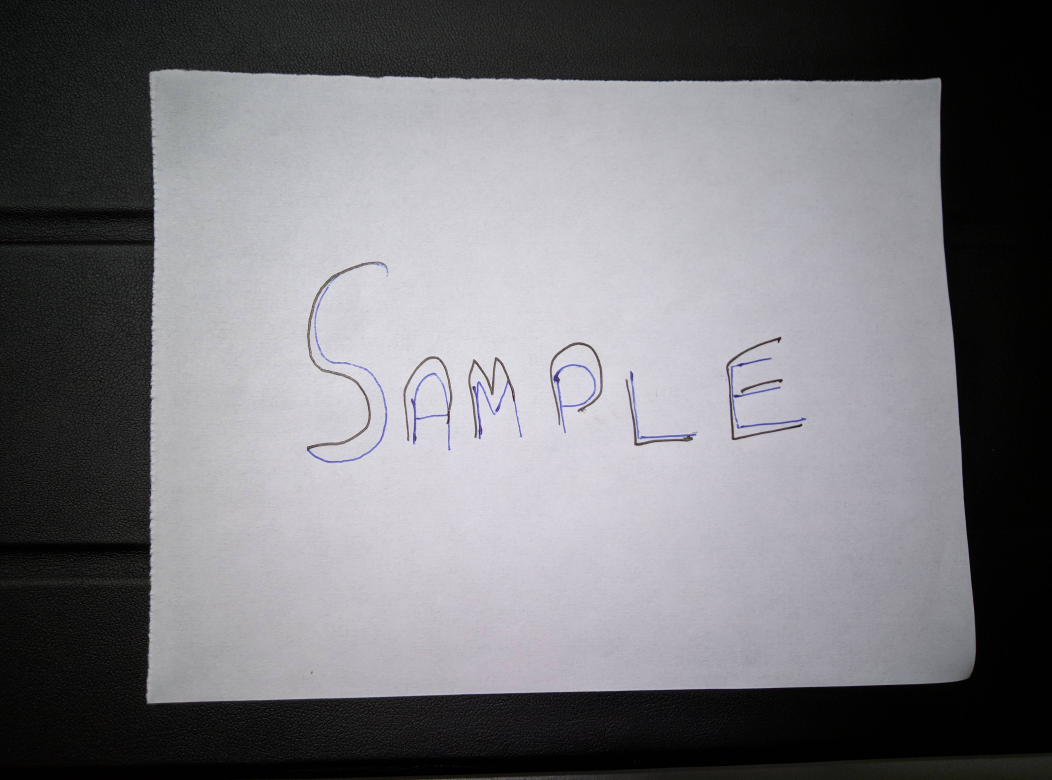
#> input picture Sample_resized.jpg, 4208 x 3120 px (shown at 1/4 size)
$ python -i Document_scanner.py   (imports and definitions only)
#> lines starting #> are read from the running program, lines starting #| are printed output that depends on the picture; after the words box and inside, x2 and y2 are one past the last pixel; in counts of white or black regions, pixels touching at a corner belong together
import cv2
import numpy as np
from skimage.filters import threshold_local

def projected_image_size(pts):
    (tl,tr,br,bl) = pts

    widthA = np.sqrt(((br[0] - bl[0]) ** 2) + ((br[1] - bl[1]) ** 2))  #Below width
    widthB = np.sqrt(((tr[0] - tl[0]) ** 2) + ((tr[1] - tl[1]) ** 2))  #Top width
    maxWidth = max(int(widthA), int(widthB))

    heightA = np.sqrt(((tr[0] - br[0]) ** 2) + ((tr[1] - br[1]) ** 2))   #Right Height
    heightB = np.sqrt(((tl[0] - bl[0]) ** 2) + ((tl[1] - bl[1]) ** 2))   #Left Height
    maxHeight = max(int(heightA), int(heightB))

    dst = np.float32([[0, 0],[maxWidth-1, 0],[0, maxHeight-1],
        [maxWidth-1,maxHeight-1]])

    return (dst,maxWidth,maxHeight)

path = 'Sample_resized.jpg'

def scanner(file_path):
#> called with file_path = 'Sample_resized.jpg'
    image = cv2.imread(file_path)  #take input of image
#> image is the input picture: shape (3120, 4208, 3); mean B, G, R 122.1, 118.2, 118.7
    org = image.copy()
    #cv2.imshow("Orignal",org)
    #cv2.waitkey(0)

    #Resize the image for better and fast processing
    r = 600.0 / image.shape[1]
#> r = 0.143
    dim = (int(image.shape[1]*r),600)
#> dim = (600, 600)

    image = cv2.resize(image, dim, interpolation = cv2.INTER_AREA)
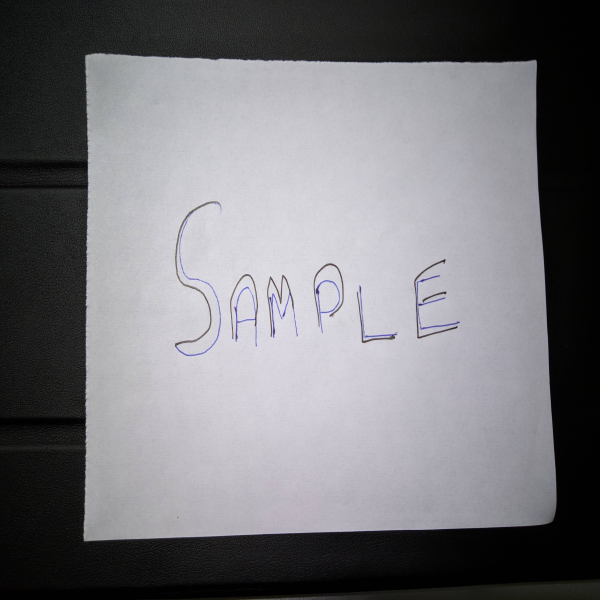
#> image: shape (600, 600, 3); mean B, G, R 122.1, 118.2, 118.7

    image = cv2.cvtColor(image,cv2.COLOR_BGR2GRAY)
#> image: shape (600, 600)
    #cv2.imshow("GrayScaled",image)
    #cv2.waitkey(0)

    image = cv2.bilateralFilter(image, 5, 21, 21) #Blur the image for better edge detection
    #cv2.imshow("Blurred",image)
    #cv2.waitkey(0)

    #Edge detection using canny algorithm
    edged = cv2.Canny(image,30,160)
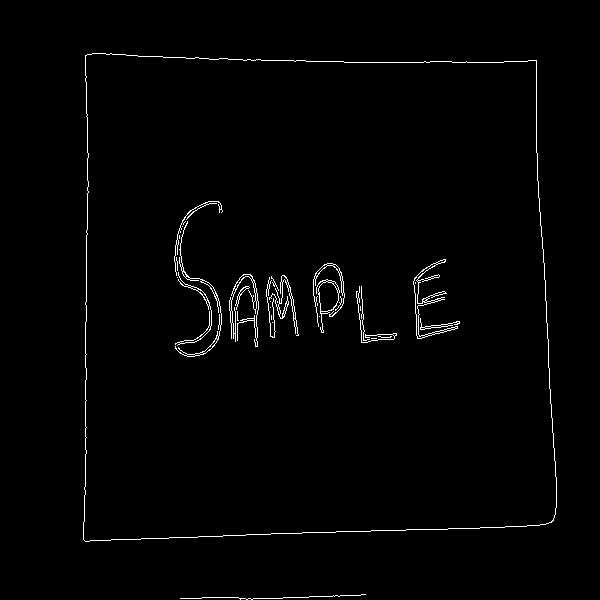
#> edged: shape (600, 600); 1.3% white in thin lines or dots, all inside (x1, y1, x2, y2) = (83, 53, 557, 600)
    #cv2.imshow("Edged",edged)
    #cv2.waitkey(0)

    (contours, _) = cv2.findContours(edged, cv2.RETR_EXTERNAL,cv2.CHAIN_APPROX_SIMPLE)
#> contours = 2 contours, 1 with area under 20; largest, box (x1, y1, x2, y2) and area: (83, 53, 557, 542) 217166

    '''Arrange the list of contours found in descending order
    in the basis of contour area'''
    contours.sort(key=cv2.contourArea, reverse=True)

    img = image.copy()
    cv2.drawContours(img,contours,-1,color=(0,0,255),thickness = 3)
    #cv2.imshow("Contoured image",img)
    #cv2.waitkey(0)

    '''Find the main contour that is our main document'''
    for c in contours:
        arc_length = 0.1*cv2.arcLength(c,True)  #Find the perimeter of closed curve
        no_of_points_found = cv2.approxPolyDP(c,arc_length,True)

        if len(no_of_points_found) == 4:
            Main_contour = no_of_points_found
            break
#> this loop made 1 pass
#> (arc_length, Main_contour) on pass 1: (191.1, [[85, 55], [85, 541], [553, 520], [536, 60]])
    copy = img.copy()
    img = cv2.cvtColor(img,cv2.COLOR_GRAY2BGR)
#> img: shape (600, 600, 3)
    cv2.drawContours(img,[Main_contour],-1,(0,255,0),2)
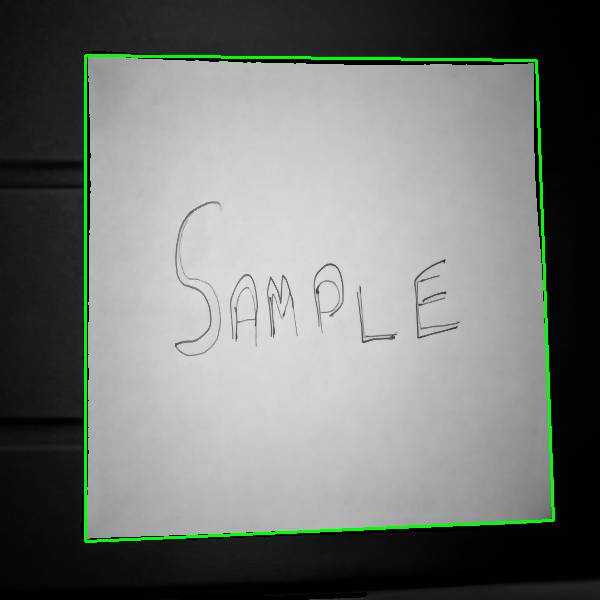
#> img: shape (600, 600, 3); mean B, G, R 115.5, 119.4, 115.5
    #cv2.imshow("Main outline",img)
    #cv2.waitkey(0)

    #Get those four points and crop the image
    tl = Main_contour[0][0]
#> tl = [85, 55]
    tr = Main_contour[3][0]
#> tr = [536, 60]
    bl = Main_contour[1][0]
#> bl = [85, 541]
    br = Main_contour[2][0]
#> br = [553, 520]

    pts = (tl,tr,bl,br)
#> pts = ([85, 55], [536, 60], [85, 541], [553, 520])
    pts1 = np.float32([tl,tr,bl,br])
#> pts1 = [[85, 55], [536, 60], [85, 541], [553, 520]]

    (pts2,maxWidth,maxHeight) = projected_image_size(pts1)
#> in projected_image_size, `(tl,tr,br,bl) = pts`: tl = [85, 55]; tr = [536, 60]; br = [85, 541]; bl = [553, 520]
#> in projected_image_size, `widthA = np.sqrt(((br[0] - bl[0]) ** 2) + ((br[1] - bl[1]) ** 2))`: widthA = 468.5
#> in projected_image_size, `widthB = np.sqrt(((tr[0] - tl[0]) ** 2) + ((tr[1] - tl[1]) ** 2))`: widthB = 451
#> in projected_image_size, `maxWidth = max(int(widthA), int(widthB))`: maxWidth = 468
#> in projected_image_size, `heightA = np.sqrt(((tr[0] - br[0]) ** 2) + ((tr[1] - br[1]) ** 2))`: heightA = 659.4
#> in projected_image_size, `heightB = np.sqrt(((tl[0] - bl[0]) ** 2) + ((tl[1] - bl[1]) ** 2))`: heightB = 659.7
#> in projected_image_size, `maxHeight = max(int(heightA), int(heightB))`: maxHeight = 659
#> in projected_image_size, `dst = np.float32([[0, 0],[maxWidth-1, 0],[0, maxHeight-1], [maxWidth-1..`: dst = [[0, 0], [467, 0], [0, 658], [467, 658]]
#> pts2 = [[0, 0], [467, 0], [0, 658], [467, 658]]; maxWidth = 468; maxHeight = 659

    matrix = cv2.getPerspectiveTransform(pts1,pts2)
#> matrix = [[0.976, 5.78e-18, -83], [-0.0155, 1.4, -75.7], [-0.000115, 8.15e-05, 1]]
    cropped = cv2.warpPerspective(image, matrix,(maxWidth,maxHeight))
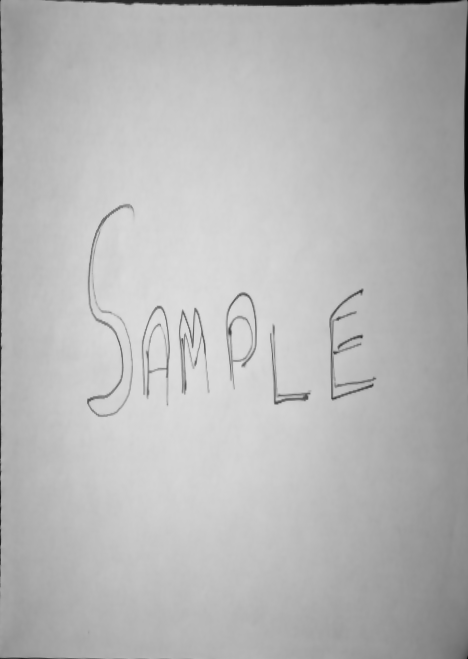
#> cropped: shape (659, 468); min 5, max 223, mean 183
    #cv2.imshow("Cropped",cropped)
    #cv2.waitkey(0)

    #For that scanned black and white look
    T = threshold_local(cropped, 13, offset = 10, method = "gaussian")
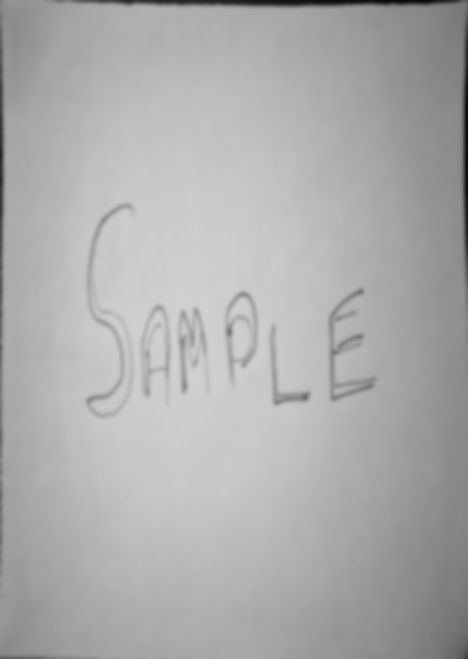
#> T: shape (659, 468) float64; min 7.88, max 209.7, mean 173
    cropped = (cropped > T).astype("uint8") * 255
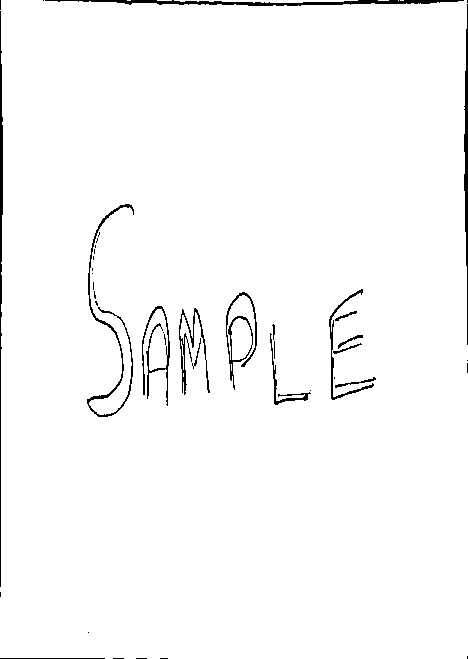
#> cropped: shape (659, 468); 97.9% white; 42 black regions (26 under 20 px), largest, box (x1, y1, x2, y2) and area: (45, 0, 464, 6) 1180, (0, 11, 3, 587) 918, (87, 204, 134, 417) 825
    # [5 lines of commented-out code are left out]
    return cropped

>>> result = scanner('Sample_resized.jpg')
